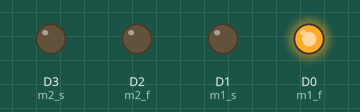
The sketch below on a simulated ESP8266 (NodeMCU). Shown: output pins drawn as LEDs (lit = HIGH).

Above: at 0.5 s.
At 2.5 s:
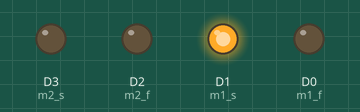
At 4.5 s:
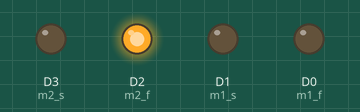
At 6.5 s:
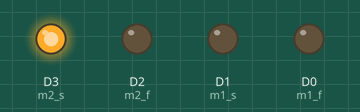
At 9.5 s:
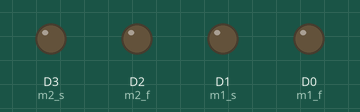
Timing chart, 0 to 10.4 s (numbered marks = the images above):
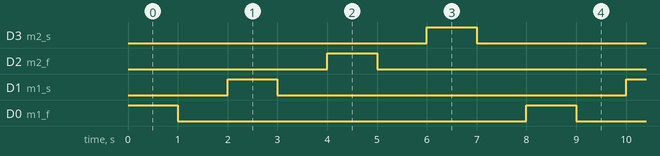

Measured:
- by itself, D3 (m2_s), D2 (m2_f), D1 (m1_s), D0 (m1_f): alternates HIGH for 1.0 s and LOW for 7.0 s
- by itself, everything shown: repeats every 8.0 s, in 8 steps

The sketch:

testermasina.ino
```cpp
int m1_f = D0;
int m1_s = D1;

int m2_f = D2;
int m2_s = D3;

// the setup function runs once when you press reset or power the board
void setup() {
  // initialize digital pin LED_BUILTIN as an output.
  pinMode(m1_f, OUTPUT);
  pinMode(m1_s, OUTPUT);
  pinMode(m2_f, OUTPUT);
  pinMode(m2_s, OUTPUT);
}

// the loop function runs over and over again forever
void loop() {

  digitalWrite(m1_f, HIGH);   // turn the LED on (HIGH is the voltage level)
  delay(1000);                       // wait for a second
  digitalWrite(m1_f, LOW);    // turn the LED off by making the voltage LOW
  delay(1000);                       // wait for a second

  digitalWrite(m1_s, HIGH);   // turn the LED on (HIGH is the voltage level)
  delay(1000);                       // wait for a second
  digitalWrite(m1_s, LOW);    // turn the LED off by making the voltage LOW
  delay(1000);                       // wait for a second

  digitalWrite(m2_f, HIGH);   // turn the LED on (HIGH is the voltage level)
  delay(1000);                       // wait for a second
  digitalWrite(m2_f, LOW);    // turn the LED off by making the voltage LOW
  delay(1000);                       // wait for a second

  digitalWrite(m2_s, HIGH);   // turn the LED on (HIGH is the voltage level)
  delay(1000);                       // wait for a second
  digitalWrite(m2_s, LOW);    // turn the LED off by making the voltage LOW
  delay(1000);                       // wait for a second

}
```
